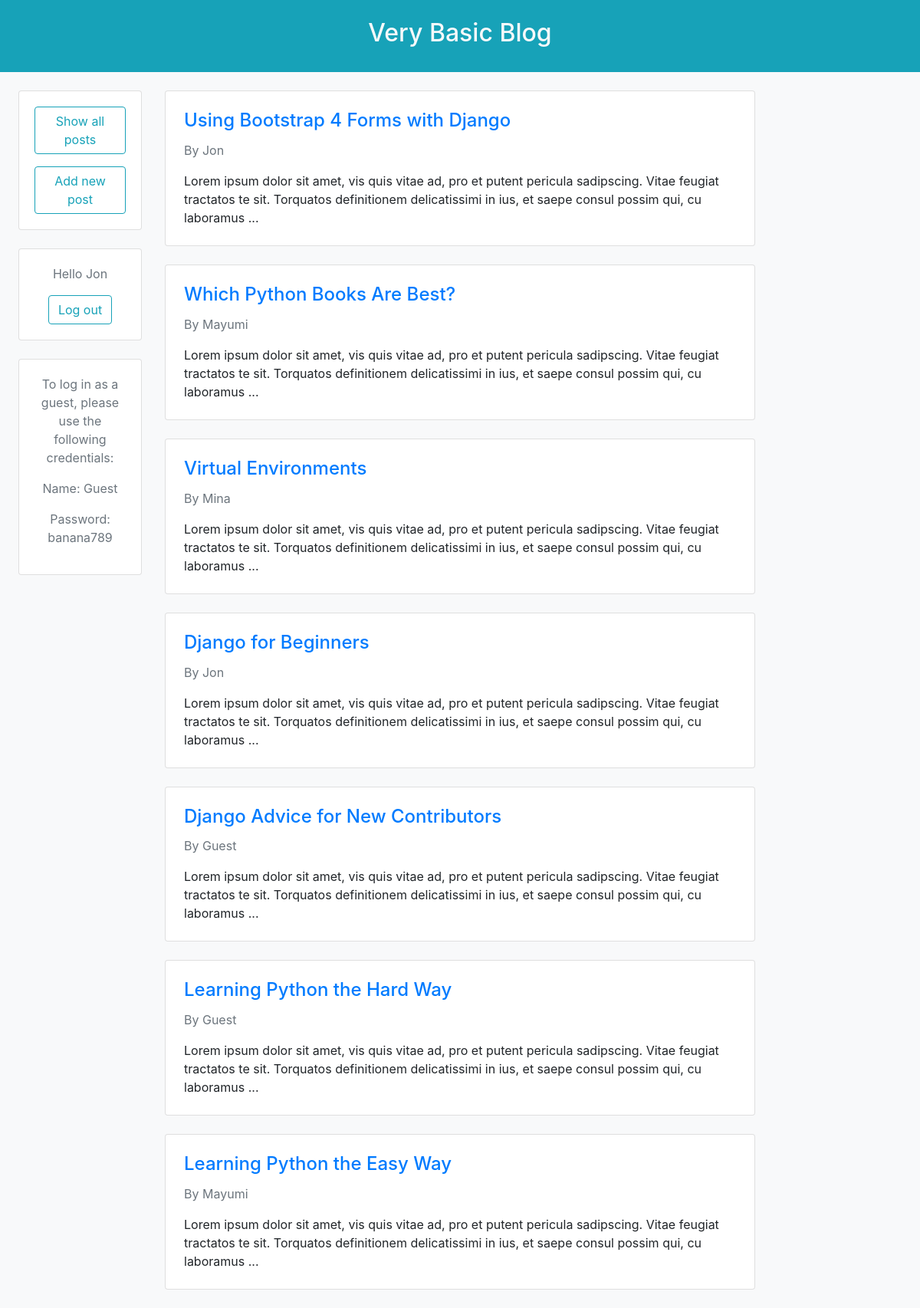
The app's page / (signed in) with its own data.
### blog/models.py (models this page shows, shortened)
class Post(models.Model):
    title = models.CharField(max_length=200)
    body = models.TextField()
    author = models.ForeignKey(
        'auth.User',
        on_delete=models.CASCADE,
    )

### blog/views.py (the view)
# urls.py: path('', BlogListView.as_view(), name='home'),
class BlogListView(ListView):
    model = Post
    template_name = 'home.html'

### templates/home.html
{% extends 'base.html' %}
{% block content %}
    {% for post in object_list %}
    <div class="card flex-row flex-wrap my-4">
        <div class="card-block px-4 py-4">
            <h4 class="card-title "><a href="{% url 'post_detail' post.pk %}">{{ post.title }}</a></h4>
            <p class="text-muted">By {{ post.author }}</p>
            <p class="card-text">{{ post.body|slice:":200" }}...</p>
        </div>
    </div>
    {% endfor %}
{% endblock content %}

### templates/base.html (shortened to what this page needs)
{% load static %}
<!DOCTYPE html>
    <head>
        <link rel="stylesheet" href="https://stackpath.bootstrapcdn.com/bootstrap/4.4.1/css/bootstrap.min.css">
    </head>
    <body>
        <div class="container-fluid">
            <div class="row">
                <div class="col-12 bg-info" >
                    <div class="col-12 bg-info py-4">
                        <h2 class="text-center text-light">Very Basic Blog</h2>
                    </div>
                </div>
                <div class="col-2 bg-light pl-4">
                    <div class="card mt-4">
                        <div class="card-body text-center">
                            <a class="btn btn-outline-info mb-2" href="{% url 'home' %}" role="button">Show all posts</a>
                            <a class="btn btn-outline-info mt-2" href="{% url 'post_new' %}" role="button">Add new post</a>
                        </div>
                    </div>
                    <div class="card my-4">
                        <div class="card-body text-center">
                            {% if user.is_authenticated %}
                                <p class="text-muted">Hello {{ user.username }}</p>
                                <a class="btn btn-outline-info mb-t" href="{% url 'logout' %}" role="button">Log out</a>
                            {% else %}
                                <p class="text-muted">You are not logged in.</p>
                                <a class="btn btn-outline-info mt-2" href="{% url 'login' %}" role="button">Log in</a>
                            {% endif %}
                        </div>
                    </div>
                    <div class="card mt-4">
                        <div class="card-body text-muted text-center">
                            <p>To log in as a guest, please use the following credentials:</p>
                            <p>Name: Guest</p>
                            <p>Password: banana789</p>
                        </div>
                    </div>
                </div>
                <div class="col-8 bg-light">
                    {% block content %}
                    {% endblock content %}
                </div>
                <div class="col-2 bg-light"></div>
            </div>
        </div>
    </body>
</html>

### records on screen
Post: title "Using Bootstrap 4 Forms with Django", author "Jon", body "Lorem ipsum dolor sit amet, vis quis vitae ad, pro et putent pericula sadipscing. Vitae feugiat tractatos te sit. Torquatos definitionem delicatissimi in ius, et saepe consul possim qui, cu laboramus"
Post: title "Which Python Books Are Best?", author "Mayumi", body "Lorem ipsum dolor sit amet, vis quis vitae ad, pro et putent pericula sadipscing. Vitae feugiat tractatos te sit. Torquatos definitionem delicatissimi in ius, et saepe consul possim qui, cu laboramus"
Post: title "Virtual Environments", author "Mina", body "Lorem ipsum dolor sit amet, vis quis vitae ad, pro et putent pericula sadipscing. Vitae feugiat tractatos te sit. Torquatos definitionem delicatissimi in ius, et saepe consul possim qui, cu laboramus"
Post: title "Django for Beginners", author "Jon", body "Lorem ipsum dolor sit amet, vis quis vitae ad, pro et putent pericula sadipscing. Vitae feugiat tractatos te sit. Torquatos definitionem delicatissimi in ius, et saepe consul possim qui, cu laboramus"
Post: title "Django Advice for New Contributors", author "Guest", body "Lorem ipsum dolor sit amet, vis quis vitae ad, pro et putent pericula sadipscing. Vitae feugiat tractatos te sit. Torquatos definitionem delicatissimi in ius, et saepe consul possim qui, cu laboramus"
Post: title "Learning Python the Hard Way", author "Guest", body "Lorem ipsum dolor sit amet, vis quis vitae ad, pro et putent pericula sadipscing. Vitae feugiat tractatos te sit. Torquatos definitionem delicatissimi in ius, et saepe consul possim qui, cu laboramus"
Post: title "Learning Python the Easy Way", author "Mayumi", body "Lorem ipsum dolor sit amet, vis quis vitae ad, pro et putent pericula sadipscing. Vitae feugiat tractatos te sit. Torquatos definitionem delicatissimi in ius, et saepe consul possim qui, cu laboramus"

### other values on screen
{{ user.username }} "Jon"
